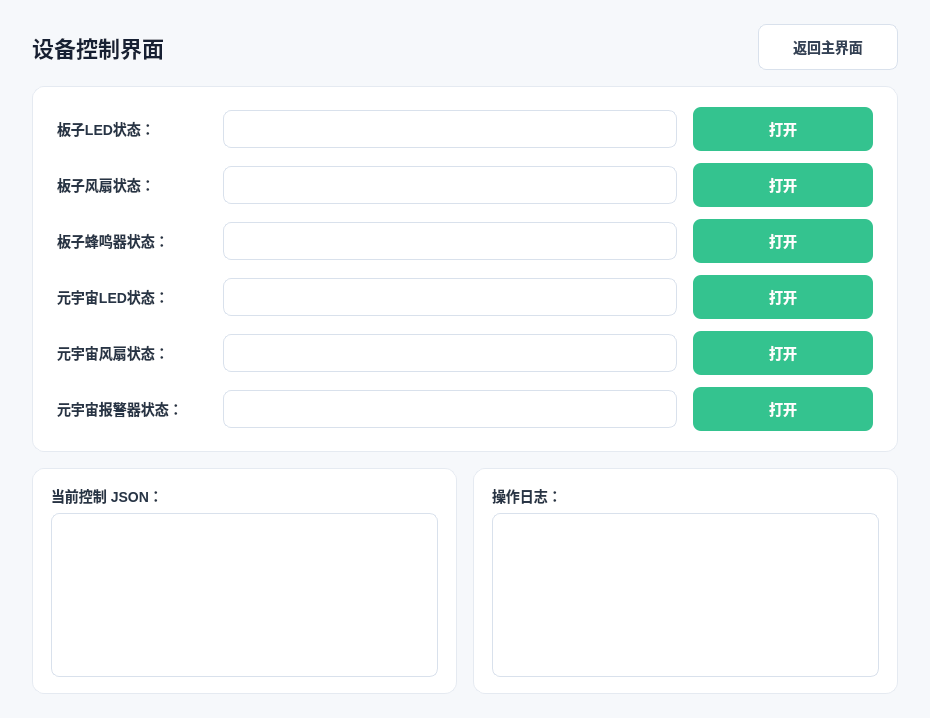
<?xml version="1.0" encoding="UTF-8"?>
<ui version="4.0">
 <class>devicewidget</class>
 <widget class="QWidget" name="devicewidget">
  <property name="geometry">
   <rect>
    <x>0</x>
    <y>0</y>
    <width>930</width>
    <height>718</height>
   </rect>
  </property>
  <property name="windowTitle">
   <string>智能家居系统 - 设备控制</string>
  </property>
  <property name="styleSheet">
   <string notr="true">QWidget {
    background-color: #f6f8fb;
    color: #1f2937;
    font-family: &quot;Microsoft YaHei&quot;;
    font-size: 14px;
}

QLabel {
    background: transparent;
    color: #273445;
    font-weight: 500;
}

QLabel#labelTitle {
    color: #172033;
    font-size: 22px;
    font-weight: 700;
}

QFrame#deviceCard, QFrame#commandCard, QFrame#logCard {
    background-color: #ffffff;
    border: 1px solid #e5eaf1;
    border-radius: 12px;
}

QLineEdit, QTextEdit, QComboBox {
    background-color: #ffffff;
    color: #202a3a;
    border: 1px solid #d9e1ec;
    border-radius: 8px;
    padding: 6px 10px;
    selection-background-color: #34c38f;
}

QLineEdit:focus, QTextEdit:focus, QComboBox:focus {
    border: 1px solid #34c38f;
}

QLineEdit[readOnly=&quot;true&quot;], QTextEdit[readOnly=&quot;true&quot;] {
    background-color: #f8fafc;
    color: #334155;
}

QPushButton {
    background-color: #34c38f;
    color: #ffffff;
    border: none;
    border-radius: 8px;
    min-height: 34px;
    padding: 5px 16px;
    font-weight: 600;
}

QPushButton:hover {
    background-color: #27ae7e;
}

QPushButton:pressed {
    background-color: #21966e;
}

QPushButton#btnBack {
    background-color: #ffffff;
    color: #334155;
    border: 1px solid #d9e1ec;
}

QPushButton#btnBack:hover {
    background-color: #eefaf5;
    border-color: #34c38f;
    color: #34c38f;
}</string>
  </property>
  <layout class="QVBoxLayout" name="mainLayout">
   <property name="spacing">
    <number>16</number>
   </property>
   <property name="leftMargin">
    <number>32</number>
   </property>
   <property name="topMargin">
    <number>24</number>
   </property>
   <property name="rightMargin">
    <number>32</number>
   </property>
   <property name="bottomMargin">
    <number>24</number>
   </property>
   <item>
    <layout class="QHBoxLayout" name="headerLayout">
     <item>
      <widget class="QLabel" name="labelTitle">
       <property name="minimumSize">
        <size>
         <width>0</width>
         <height>42</height>
        </size>
       </property>
       <property name="text">
        <string>设备控制界面</string>
       </property>
      </widget>
     </item>
     <item>
      <spacer name="headerSpacer">
       <property name="orientation">
        <enum>Qt::Horizontal</enum>
       </property>
       <property name="sizeHint" stdset="0">
        <size>
         <width>40</width>
         <height>20</height>
        </size>
       </property>
      </spacer>
     </item>
     <item>
      <widget class="QPushButton" name="btnBack">
       <property name="minimumSize">
        <size>
         <width>140</width>
         <height>46</height>
        </size>
       </property>
       <property name="text">
        <string>返回主界面</string>
       </property>
      </widget>
     </item>
    </layout>
   </item>
   <item>
    <widget class="QFrame" name="deviceCard">
     <property name="frameShape">
      <enum>QFrame::NoFrame</enum>
     </property>
     <layout class="QGridLayout" name="deviceGrid">
      <property name="leftMargin">
       <number>24</number>
      </property>
      <property name="topMargin">
       <number>20</number>
      </property>
      <property name="rightMargin">
       <number>24</number>
      </property>
      <property name="bottomMargin">
       <number>20</number>
      </property>
      <property name="horizontalSpacing">
       <number>16</number>
      </property>
      <property name="verticalSpacing">
       <number>12</number>
      </property>
      <item row="0" column="0">
       <widget class="QLabel" name="labelBoardLed">
        <property name="minimumSize">
         <size>
          <width>150</width>
          <height>34</height>
         </size>
        </property>
        <property name="text">
         <string>板子LED状态：</string>
        </property>
       </widget>
      </item>
      <item row="0" column="1">
       <widget class="QLineEdit" name="lineEditBoardLed">
        <property name="minimumSize">
         <size>
          <width>360</width>
          <height>38</height>
         </size>
        </property>
       </widget>
      </item>
      <item row="0" column="2">
       <widget class="QPushButton" name="btnBoardLedToggle">
        <property name="minimumSize">
         <size>
          <width>180</width>
          <height>44</height>
         </size>
        </property>
        <property name="text">
         <string>打开</string>
        </property>
       </widget>
      </item>
      <item row="1" column="0">
       <widget class="QLabel" name="labelBoardFan">
        <property name="minimumSize">
         <size>
          <width>150</width>
          <height>34</height>
         </size>
        </property>
        <property name="text">
         <string>板子风扇状态：</string>
        </property>
       </widget>
      </item>
      <item row="1" column="1">
       <widget class="QLineEdit" name="lineEditBoardFan">
        <property name="minimumSize">
         <size>
          <width>360</width>
          <height>38</height>
         </size>
        </property>
       </widget>
      </item>
      <item row="1" column="2">
       <widget class="QPushButton" name="btnBoardFanToggle">
        <property name="minimumSize">
         <size>
          <width>180</width>
          <height>44</height>
         </size>
        </property>
        <property name="text">
         <string>打开</string>
        </property>
       </widget>
      </item>
      <item row="2" column="0">
       <widget class="QLabel" name="labelBoardBeeper">
        <property name="minimumSize">
         <size>
          <width>150</width>
          <height>34</height>
         </size>
        </property>
        <property name="text">
         <string>板子蜂鸣器状态：</string>
        </property>
       </widget>
      </item>
      <item row="2" column="1">
       <widget class="QLineEdit" name="lineEditBoardBeeper">
        <property name="minimumSize">
         <size>
          <width>360</width>
          <height>38</height>
         </size>
        </property>
       </widget>
      </item>
      <item row="2" column="2">
       <widget class="QPushButton" name="btnBoardBeeperToggle">
        <property name="minimumSize">
         <size>
          <width>180</width>
          <height>44</height>
         </size>
        </property>
        <property name="text">
         <string>打开</string>
        </property>
       </widget>
      </item>
      <item row="3" column="0">
       <widget class="QLabel" name="labelMetaLed">
        <property name="minimumSize">
         <size>
          <width>150</width>
          <height>34</height>
         </size>
        </property>
        <property name="text">
         <string>元宇宙LED状态：</string>
        </property>
       </widget>
      </item>
      <item row="3" column="1">
       <widget class="QLineEdit" name="lineEditMetaLed">
        <property name="minimumSize">
         <size>
          <width>360</width>
          <height>38</height>
         </size>
        </property>
       </widget>
      </item>
      <item row="3" column="2">
       <widget class="QPushButton" name="btnMetaLedToggle">
        <property name="minimumSize">
         <size>
          <width>180</width>
          <height>44</height>
         </size>
        </property>
        <property name="text">
         <string>打开</string>
        </property>
       </widget>
      </item>
      <item row="4" column="0">
       <widget class="QLabel" name="labelMetaFan">
        <property name="minimumSize">
         <size>
          <width>150</width>
          <height>34</height>
         </size>
        </property>
        <property name="text">
         <string>元宇宙风扇状态：</string>
        </property>
       </widget>
      </item>
      <item row="4" column="1">
       <widget class="QLineEdit" name="lineEditMetaFan">
        <property name="minimumSize">
         <size>
          <width>360</width>
          <height>38</height>
         </size>
        </property>
       </widget>
      </item>
      <item row="4" column="2">
       <widget class="QPushButton" name="btnMetaFanToggle">
        <property name="minimumSize">
         <size>
          <width>180</width>
          <height>44</height>
         </size>
        </property>
        <property name="text">
         <string>打开</string>
        </property>
       </widget>
      </item>
      <item row="5" column="0">
       <widget class="QLabel" name="labelMetaAlarm">
        <property name="minimumSize">
         <size>
          <width>150</width>
          <height>34</height>
         </size>
        </property>
        <property name="text">
         <string>元宇宙报警器状态：</string>
        </property>
       </widget>
      </item>
      <item row="5" column="1">
       <widget class="QLineEdit" name="lineEditMetaAlarm">
        <property name="minimumSize">
         <size>
          <width>360</width>
          <height>38</height>
         </size>
        </property>
       </widget>
      </item>
      <item row="5" column="2">
       <widget class="QPushButton" name="btnMetaAlarmToggle">
        <property name="minimumSize">
         <size>
          <width>180</width>
          <height>44</height>
         </size>
        </property>
        <property name="text">
         <string>打开</string>
        </property>
       </widget>
      </item>
     </layout>
    </widget>
   </item>
   <item>
    <layout class="QHBoxLayout" name="bottomLayout">
     <property name="spacing">
      <number>16</number>
     </property>
     <item>
      <widget class="QFrame" name="commandCard">
       <property name="frameShape">
        <enum>QFrame::NoFrame</enum>
       </property>
       <layout class="QVBoxLayout" name="commandLayout">
        <property name="leftMargin">
         <number>18</number>
        </property>
        <property name="topMargin">
         <number>16</number>
        </property>
        <property name="rightMargin">
         <number>18</number>
        </property>
        <property name="bottomMargin">
         <number>16</number>
        </property>
        <item>
         <widget class="QLabel" name="labelCommand">
          <property name="text">
           <string>当前控制 JSON：</string>
          </property>
         </widget>
        </item>
        <item>
         <widget class="QTextEdit" name="textEditCommand">
          <property name="minimumSize">
           <size>
            <width>0</width>
            <height>110</height>
           </size>
          </property>
         </widget>
        </item>
       </layout>
      </widget>
     </item>
     <item>
      <widget class="QFrame" name="logCard">
       <property name="frameShape">
        <enum>QFrame::NoFrame</enum>
       </property>
       <layout class="QVBoxLayout" name="logLayout">
        <property name="leftMargin">
         <number>18</number>
        </property>
        <property name="topMargin">
         <number>16</number>
        </property>
        <property name="rightMargin">
         <number>18</number>
        </property>
        <property name="bottomMargin">
         <number>16</number>
        </property>
        <item>
         <widget class="QLabel" name="labelLog">
          <property name="text">
           <string>操作日志：</string>
          </property>
         </widget>
        </item>
        <item>
         <widget class="QTextEdit" name="textEditLog">
          <property name="minimumSize">
           <size>
            <width>0</width>
            <height>110</height>
           </size>
          </property>
         </widget>
        </item>
       </layout>
      </widget>
     </item>
    </layout>
   </item>
  </layout>
 </widget>
 <resources/>
 <connections/>
</ui>
